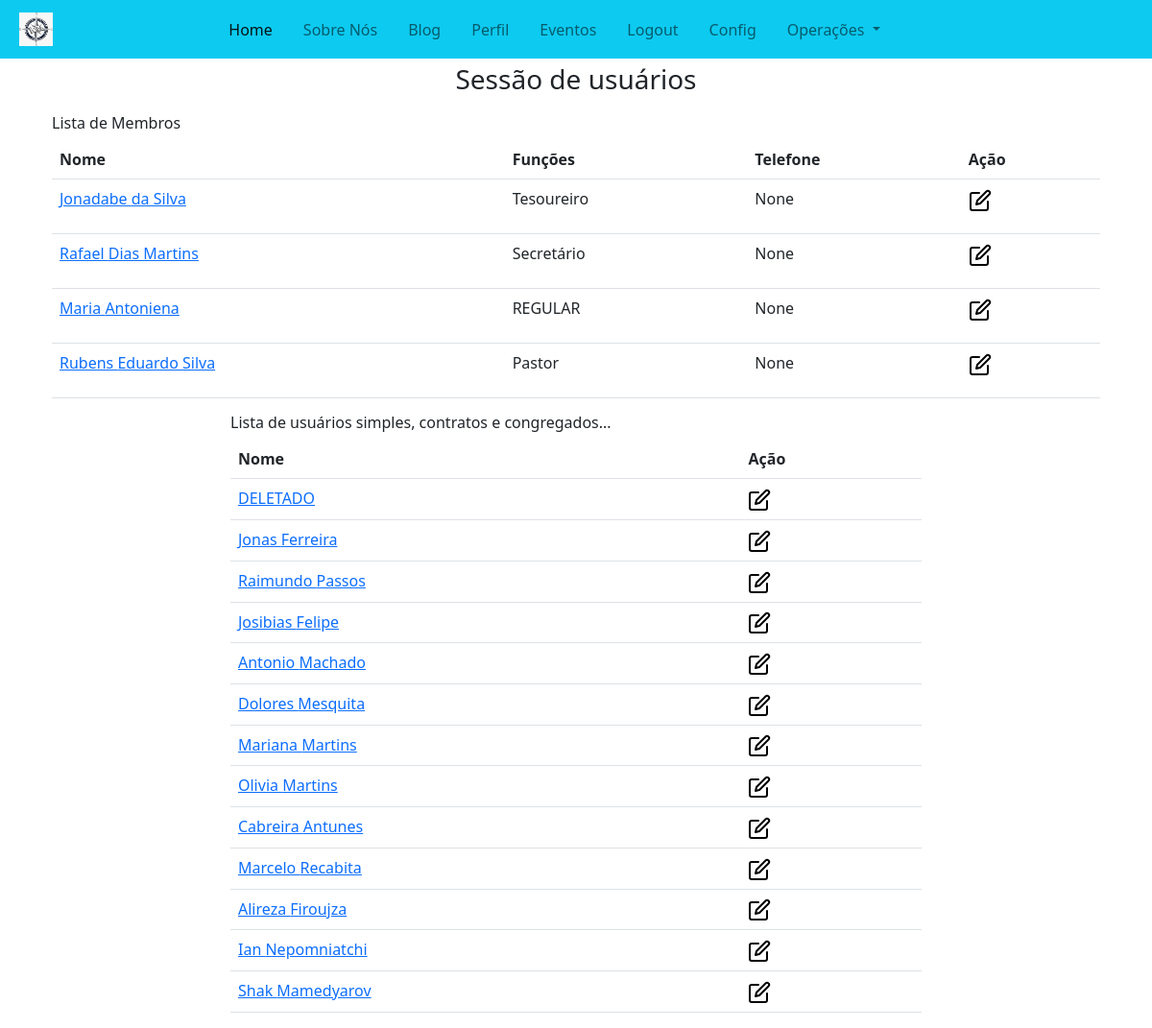
/secretarial/users (signed in), run on the app's committed database.
### users/models.py (models this page shows, shortened)
class CustomUser(AbstractUser):
    profile_image = ResizedImageField(
        size=[200, 200], upload_to=user_profile_image_path, blank=True, null=True
    )
    date_of_birth = models.DateField(
        blank=True, null=True, auto_now=False, auto_now_add=False
    )
    address = models.CharField(blank=True, max_length=255)
    email = models.EmailField(blank=False, null=False)
    phone_number = PhoneNumberField(
        blank=True, unique=True, region="BR", null=True)
    is_whatsapp = models.BooleanField(blank=True, default=False)
    about = models.TextField(blank=True)
    married_to = models.ForeignKey(
        "self", on_delete=models.SET_NULL, null=True, blank=True, related_name="spouse"
    )
    date_of_marriage = models.DateField(
        blank=True, null=True, auto_now=False, auto_now_add=False
    )
    is_pastor = models.BooleanField(blank=True, default=False)
    is_secretary = models.BooleanField(blank=True, default=False)
    is_treasurer = models.BooleanField(blank=True, default=False)
    class Types(models.TextChoices):
        REGULAR = "REGULAR", "Membro"
        STAFF = "EQUIPE", "Equipe"
        ONLY_WORKER = "TRABALHADOR", "Contratado"
        CONGREGATED = "CONGREGADO", "Congregado"
        SIMPLE_USER = "USUARIO", "Usuário"
    type = models.CharField(
        _("Type"), max_length=50, choices=Types.choices, default=Types.SIMPLE_USER
    )

### secretarial/views/users_qualifying_list_view.py (the view)
# urls.py: path("users", UsersQualifyingListView.as_view(), name="users-qualifying"),
class UsersQualifyingListView(PermissionRequiredMixin, TemplateView):
    permission_required = "users.add_customuser"
    template_name = "secretarial/users_qualifying.html"
    def get_context_data(self, **kwargs):
        context = super().get_context_data(**kwargs)
        context["members"] = CustomUser.objects.filter(
            Q(type=CustomUser.Types.REGULAR) | Q(type=CustomUser.Types.STAFF)
        )
        context["users"] = CustomUser.objects.exclude(
            Q(type=CustomUser.Types.REGULAR) | Q(type=CustomUser.Types.STAFF)
        )
        return context

### core/core_context_processor.py (called while the page is built)
def context_user_data(request):
    file_path = find("json/church_info.json")
    church_info = {}
    try:
        with open(file_path, "r") as file:
            church_info = json.load(file)
    except FileNotFoundError:
        print("Erro: File not found")
    if request.user.is_authenticated:
        user = CustomUser.objects.get(pk=request.user.id)
        return {
            "user": user,
            "church_info": church_info,
        }
    else:
        return {"church_info": church_info}

### secretarial/templates/secretarial/users_qualifying.html
{% extends 'core/base.html' %}
{% block content %}
{% load static %}
<link rel="stylesheet" type="text/css" href="{% static 'css/styles.css'%}">
<div class="container">
  <div class="container text-center">
    <p class="fs-3 fw-light">Sessão de usuários</p>
  </div>
  <div class="container">
    <h6 class="fw-light"> Lista de Membros</h6>
    <table class="table">
      <thead>
        <tr>
          <th>Nome</th>
          <th>Funções</th>
          <th>Telefone</th>
          <th>Ação</th>
        </tr>
      </thead>
      <tbody>
        {% for m in members %}
        <tr>
          <td><a href="{% url 'users:user-profile' m.pk %}">{{ m.first_name }} {{ m.last_name }}</a></td>
          <td>
            {% if m.is_pastor %}
            <p>Pastor</p>
            {% endif %}
            {% if m.is_secretary %}
            <p>Secretário</p>
            {% endif %}
            {% if m.is_treasurer %}
            <p>Tesoureiro</p>
            {% endif %}
            {% if not m.is_pastor and not m.is_secretary and not m.is_treasurer %}
              <p>{{m.type}}</p>
            {% endif %}
          </td>
          <td>
            {{m.phone_number}}
          </td>
          <td>
            <a href="{% url 'secretarial:user-qualify' m.id %}">
              <img src="{% static 'img/edit-black.svg' %}" class="">
            </a>
          </td>
        </tr>
        {% endfor %}
      </tbody>
    </table>
  </div>
  <div class="container">
    <div class="row">
    <div class="col-8 mx-auto">
    <h6 class="fw-light"> Lista de usuários simples, contratos e congregados...</h6>
    <table class="table">
      <thead>
        <tr>
          <th>Nome</th>
          <th>Ação</th>
        </tr>
      </thead>
      <tbody>
        {% for u in users %}
        <tr>
          <td><a href="{% url 'users:user-profile' u.pk %}">{{ u.first_name }} {{ u.last_name }}</a></td>
          <td>
            <a href="{% url 'secretarial:user-qualify' u.id %}">
              <img src="{% static 'img/edit-black.svg' %}" class="">
            </a>
          </td>
        </tr>
        {% endfor %}
      </tbody>
    </table>
    </div>
  </div>
  </div>
</div>
{% endblock %}

### core/templates/core/base.html (shortened to what this page needs)
{% load static %}
<!DOCTYPE html>
<html lang="pt-BR">
<head>
  <link rel="stylesheet" href="https://cdn.jsdelivr.net/npm/bootstrap-icons@1.3.0/font/bootstrap-icons.css">
</head>
<body>
  <link rel="stylesheet" href="https://cdn.jsdelivr.net/npm/bootstrap@5.2.3/dist/css/bootstrap.min.css"
 />
  {% include 'core/navbar.html' %} {% include 'core/messages.html' %} {% block content %} {% endblock %}
</body>
</html>

### core/templates/core/navbar.html (shortened to what this page needs)
{% load static %}
<nav class="navbar navbar-expand-lg navbar-light bg-info p-2">
  <div class="container-fluid">
    <a class="navbar-brand" href="{% url 'core:home' %}"><img src="{% static 'img/logo.jpg' %}" width="35"
        height="35"></a>
    <div class=" collapse navbar-collapse" id="navbarNavDropdown">
      <ul class="navbar-nav ms-auto ">
        <li class="nav-item">
          <a class="nav-link mx-2 active" aria-current="page" href="{% url 'core:home' %}">Home</a>
        </li>
        <li class="nav-item">
          <a class="nav-link mx-2" href="{% url 'core:about' %}">Sobre Nós</a>
        </li>
        <li class="nav-item">
          <a class="nav-link mx-2" href="{% url 'blog:home' %}">Blog</a>
        </li>
        {% if user.is_authenticated %}
        <li class="nav-item">
          <a class="nav-link mx-2" href="{% url 'users:user-profile' user.id %}">Perfil</a>
        </li>
        <li class="nav-item">
          <a class="nav-link mx-2" href="{% url 'events:home' %}">Eventos</a>
        </li>
        <li class="nav-item">
          <a class="nav-link mx-2" href="{% url 'logout' %}">Logout</a>
        </li>
        {% else %}
        <li class="nav-item">
          <a class="nav-link mx-2" href="{% url 'users:register' %}">Cadastrar</a>
        </li>
        {% endif %}
        {% if user.is_authenticated and user.is_secretary or user.is_superuser %}
        <li class="nav-item">
          <a class="nav-link mx-2" href="{% url 'core:config' %}">Config</a>
        </li>
        {% endif %}
        {% if user.is_staff %}
        <li class="nav-item dropdown">
          <a class="nav-link mx-2 dropdown-toggle" href="#" id="navbarDropdownMenuLink" role="button"
            data-bs-toggle="dropdown" aria-expanded="false">
            Operações
          </a>
        </li>
      </ul>
      {% endif %}
      <ul class="navbar-nav ms-auto d-none d-lg-inline-flex">
        <li class="nav-item mx-2">
          <a class="nav-link text-dark h5" href="" target="blank"></a>
        </li>
        <li class="nav-item mx-2">
          <a class="nav-link text-dark h5" href="" target="blank"></a>
        </li>
        <li class="nav-item mx-2">
          <a class="nav-link text-dark h5" href="" target="blank"></a>
        </li>
      </ul>
    </div>
  </div>
</nav>

### data on the page
CustomUser: first_name "Jonadabe", last_name "da Silva", is_treasurer "Tesoureiro", phone_number "None"
CustomUser: first_name "Rafael", last_name "Dias Martins", is_secretary "Secretário", phone_number "None"
CustomUser: first_name "Maria", last_name "Antoniena", type "REGULAR", phone_number "None"
CustomUser: first_name "Rubens", last_name "Eduardo Silva", is_pastor "Pastor", phone_number "None"
CustomUser: first_name "DELETADO"
CustomUser: first_name "Jonas", last_name "Ferreira"
CustomUser: first_name "Raimundo", last_name "Passos"
CustomUser: first_name "Josibias", last_name "Felipe"
CustomUser: first_name "Antonio", last_name "Machado"
CustomUser: first_name "Dolores", last_name "Mesquita"
CustomUser: first_name "Mariana", last_name "Martins"
CustomUser: first_name "Olivia", last_name "Martins"
CustomUser: first_name "Cabreira", last_name "Antunes"
CustomUser: first_name "Marcelo", last_name "Recabita"
CustomUser: first_name "Alireza", last_name "Firoujza"
CustomUser: first_name "Ian", last_name "Nepomniatchi"
CustomUser: first_name "Shak", last_name "Mamedyarov"
